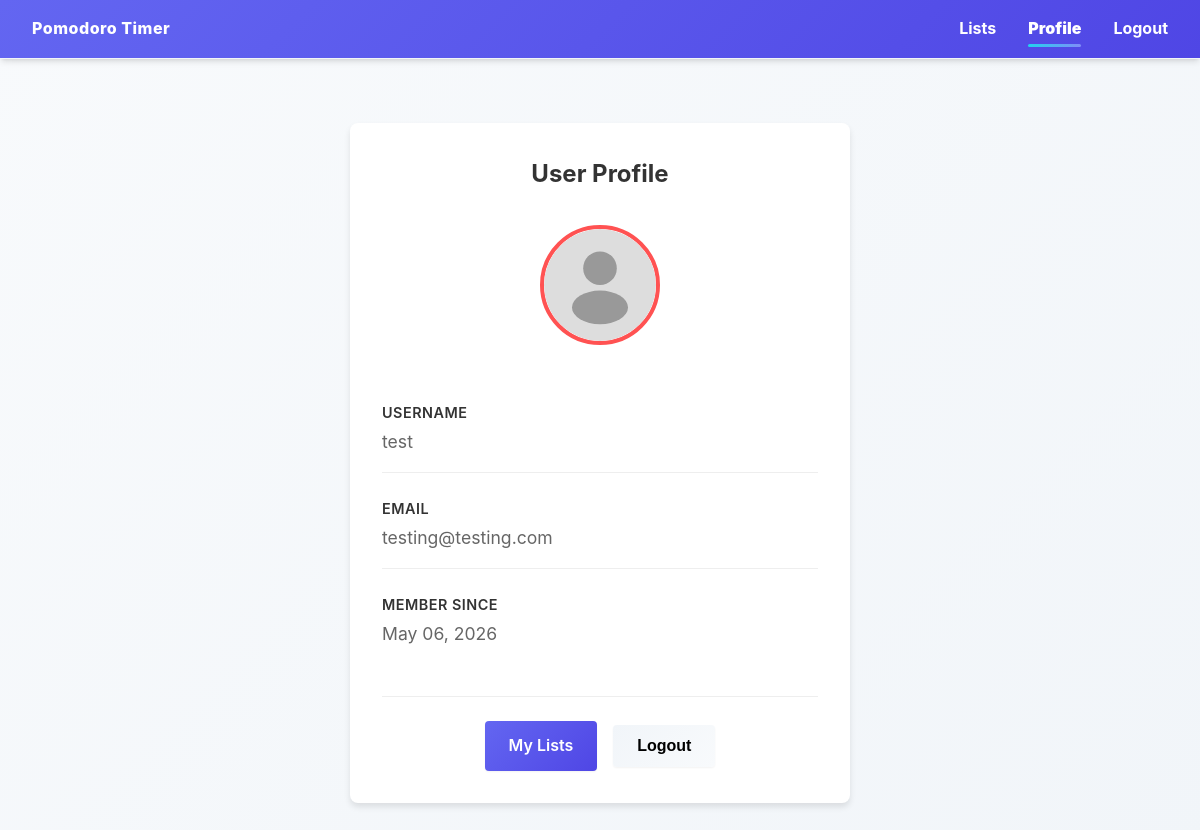
Page /auth/profile (signed in) on the committed database.
### tables this page shows
CREATE TABLE users (
    id INTEGER PRIMARY KEY AUTOINCREMENT,
    username TEXT NOT NULL UNIQUE,
    email TEXT NOT NULL UNIQUE,
    password_hash TEXT NOT NULL,
    created_at TIMESTAMP DEFAULT CURRENT_TIMESTAMP,
    last_login TIMESTAMP
);

### pomodoro/routes/auth.py (the view)
@bp.route('/profile')
@login_required
def profile():
    return render_template('auth/profile.html', user=current_user)

### pomodoro/db.py (called while the page is built)
def convert_datetime(val):
    if isinstance(val, bytes):
        val = val.decode('utf-8')
    if isinstance(val, str):
        try:
            if 'T' in val:
                return datetime.fromisoformat(val.replace('Z', '+00:00'))
            else:
                return datetime.fromisoformat(val)
        except (ValueError, AttributeError):
            return datetime.now()
    return val

def get_db():
    if 'db' not in g:
        os.makedirs(current_app.instance_path, exist_ok=True)
        g.db = sqlite3.connect(
            current_app.config['DATABASE'],
            detect_types=sqlite3.PARSE_DECLTYPES | sqlite3.PARSE_COLNAMES
        )
        g.db.row_factory = sqlite3.Row
        g.db.execute("PRAGMA busy_timeout = 30000")
        from .migrations import run_pending_migrations
        run_pending_migrations(g.db)
    return g.db

### pomodoro/migrations.py (called while the page is built, shortened)
def _ensure_migrations_table(db: sqlite3.Connection):
    db.execute("""
        CREATE TABLE IF NOT EXISTS schema_migrations (
            filename TEXT PRIMARY KEY,
            applied_at TIMESTAMP DEFAULT CURRENT_TIMESTAMP
        )
    """)
    db.commit()

def run_pending_migrations(db: sqlite3.Connection):
    _ensure_migrations_table(db)
    applied = {row[0] for row in db.execute("SELECT filename FROM schema_migrations")}
    migration_files = sorted(
        f for f in os.listdir(MIGRATIONS_DIR)
        if f.endswith('.sql') and f not in applied
    )

### pomodoro/models/user.py (called while the page is built)
    @staticmethod
    def get_by_id(user_id):
        database = db.get_db()
        user_data = database.execute(
            'SELECT * FROM users WHERE id = ?', (user_id,)
        ).fetchone()
        if user_data:
            return User(**user_data)
        return None

### pomodoro/templates/auth/profile.html (shortened to what this page needs)
{% extends "base.html" %}
{% block content %}
<div class="profile-container">
    <div class="profile-card">
        <h2 class="profile-title">User Profile</h2>
        <div class="profile-picture-section">
            <div class="profile-picture-container">
                <img id="profile-picture" src="{% if user.profile_picture %}{{ url_for('static', filename=user.profile_picture) }}{% else %}{{ url_for('static', filename='assets/default-avatar.svg') }}{% endif %}" alt="Profile Picture" class="profile-picture">
            </div>
        </div>
        <div class="profile-info">
            <div class="info-group">
                <label class="info-label">Username</label>
                <div class="info-value">{{ user.username }}</div>
            </div>
            <div class="info-group">
                <label class="info-label">Email</label>
                <div class="info-value">{{ user.email }}</div>
            </div>
            <div class="info-group">
                <label class="info-label">Member Since</label>
                <div class="info-value">{{ user.created_at.strftime('%B %d, %Y') if user.created_at else 'Unknown' }}</div>
            </div>
        </div>
        <div class="profile-actions">
            <a href="{{ url_for('lists.index') }}" class="btn btn-primary">My Lists</a>
            <form method="POST" action="{{ url_for('auth.logout') }}" class="logout-form">
                <button type="submit" class="btn btn-secondary">Logout</button>
            </form>
        </div>
    </div>
</div>
{% endblock %}

### pomodoro/static/css/style.css (style rules this page uses)
:root { --primary-color: #6366f1; --primary-hover: #4f46e5; --primary-light: #818cf8; --secondary-color: #22d3ee; --accent-color: #f43f5e; --success-color: #10b981; --warning-color: #f59e0b; --error-color: #ef4444; --text-primary: #1e293b; --text-secondary: #64748b; --text-muted: #94a3b8; --bg-primary: #ffffff; --bg-secondary: #f8fafc; --bg-tertiary: #f1f5f9; --border-color: #e2e8f0; --border-light: #f1f5f9; --shadow-sm: 0 1px 2px 0 rgb(0 0 0 / 0.05); --shadow-md: 0 4px 6px -1px rgb(0 0 0 / 0.1), 0 2px 4px -2px rgb(0 0 0 / 0.1); --shadow-lg: 0 10px 15px -3px rgb(0 0 0 / 0.1), 0 4px 6px -4px rgb(0 0 0 / 0.1); --shadow-xl: 0 20px 25px -5px rgb(0 0 0 / 0.1), 0 8px 10px -6px rgb(0 0 0 / 0.1); --radius-sm: 0.375rem; --radius-md: 0.5rem; --radius-lg: 0.75rem; --radius-xl: 1rem; }
* { margin: 0; padding: 0; box-sizing: border-box; }
body { font-family: -apple-system, BlinkMacSystemFont, 'Segoe UI', Roboto, 'Helvetica Neue', Arial, sans-serif; background: linear-gradient(135deg, var(--bg-secondary) 0%, #f1f5f9 100%); color: var(--text-primary); line-height: 1.6; min-height: 100vh; }
.logout-form { margin: 0; padding: 0; border: none; }
.btn { padding: 0.75rem 1.25rem; border: none; border-radius: var(--radius-lg); cursor: pointer; font-weight: 600; text-decoration: none; display: inline-block; transition: all 0.3s ease; font-size: 0.95rem; box-shadow: var(--shadow-sm); }
.btn-primary { background: linear-gradient(135deg, var(--primary-color) 0%, var(--primary-hover) 100%); color: white; font-weight: 600; }
.btn-secondary { background: linear-gradient(135deg, var(--bg-tertiary) 0%, var(--bg-secondary) 100%); color: var(--text-primary); border: 1px solid var(--border-color); }

### pomodoro/templates/auth/profile.html (style rules this page uses)
.profile-container { display: flex; justify-content: center; align-items: flex-start; min-height: calc(100vh - 200px); padding: 2rem; }
.profile-card { background: white; border-radius: 8px; box-shadow: 0 4px 6px rgba(0, 0, 0, 0.1); padding: 2rem; width: 100%; max-width: 500px; }
.profile-title { text-align: center; margin-bottom: 2rem; color: #333; }
.profile-picture-section { text-align: center; margin-bottom: 2rem; }
.profile-picture-container { position: relative; display: inline-block; width: 120px; height: 120px; border-radius: 50%; overflow: hidden; border: 4px solid #ff5252; margin-bottom: 1rem; }
.profile-picture { width: 100%; height: 100%; object-fit: cover; border-radius: 50%; }
.profile-info { margin-bottom: 2rem; }
.info-group { margin-bottom: 1.5rem; padding-bottom: 1rem; border-bottom: 1px solid #eee; }
.info-group:last-child { border-bottom: none; margin-bottom: 0; }
.info-label { display: block; font-weight: 600; color: #333; margin-bottom: 0.25rem; font-size: 0.9rem; text-transform: uppercase; letter-spacing: 0.5px; }
.info-value { color: #666; font-size: 1.1rem; }
.profile-actions { display: flex; gap: 1rem; justify-content: center; align-items: center; padding-top: 1.5rem; border-top: 1px solid #eee; }
.btn { padding: 0.75rem 1.5rem; border: none; border-radius: 4px; font-size: 1rem; cursor: pointer; transition: background-color 0.3s; text-decoration: none; display: inline-block; }
.btn-primary { background-color: #ff5252; color: white; }
.btn-secondary { background-color: #3d3d3d00; color: black; }
.logout-form { margin: 0; }

### rows in the picture
users: username "test", email "testing@testing.com", created_at "May 06, 2026"
